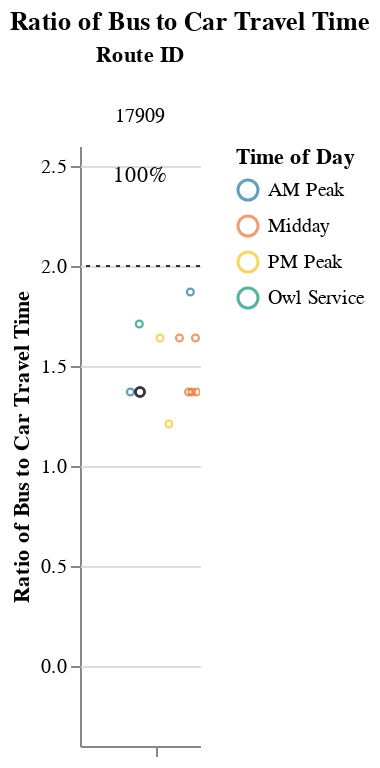
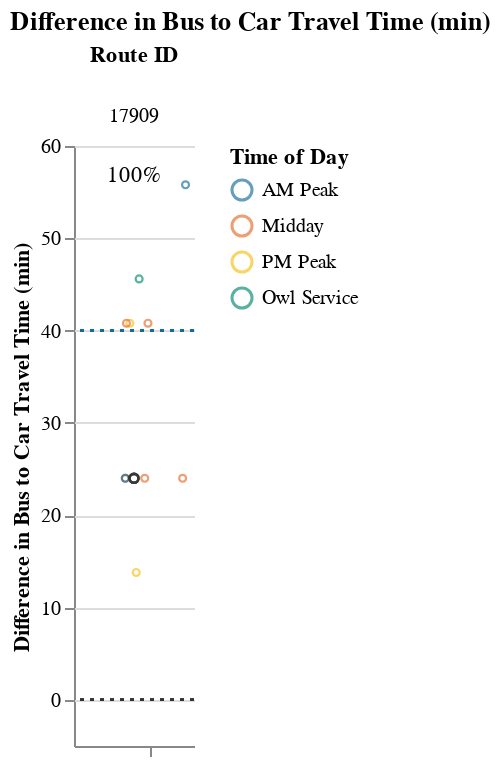

Write notebook code for charts like these, in order.
### Markdown cell above
### Long Routes (> 1.5 hrs)

### Code cell
route_group = "long"
try:
    subset_routes, mult, diff  = setup_charts(df, PCT_COMPETITIVE_THRESHOLD, route_group)
    if len(subset_routes) > 0:
        display(
            Markdown(
                f"{CAPTIONS_DICT[route_group]}"
                "Within each route group, routes are sorted in descending order "
                "by % competitive trips and # trips below the additional time cut-off."
            )
        )

        display(mult)
        display(diff)
except:
    print("No routes meet this criteria.")

### Figure 1 — Vega-Lite specification as saved in the notebook (floating-point values rounded to 4 significant figures)
{"config": {"view": {"continuousWidth": 400, "continuousHeight": 300, "stroke": null}, "facet": {"spacing": 0}}, "data": {"name": "data-99ca74da777260b6f9e23e506500b88d"}, "facet": {"column": {"field": "route_id", "sort": ["17909"], "title": "Route ID", "type": "nominal"}}, "spec": {"layer": [{"mark": {"type": "point", "opacity": 0.65, "size": 12, "strokeWidth": 1.1}, "encoding": {"color": {"field": "time_of_day", "scale": {"range": ["#136C97", "#E16B26", "#F6BF16", "#00896B", "#7790A3", "#5B559C"]}, "sort": ["AM Peak", "Midday", "PM Peak", "Owl Service"], "title": "Time of Day", "type": "nominal"}, "tooltip": [{"field": "route_id", "type": "nominal"}, {"field": "trip_id", "type": "nominal"}, {"field": "service_hours", "type": "quantitative"}, {"field": "car_duration_hours", "type": "quantitative"}, {"field": "bus_multiplier", "type": "quantitative"}, {"field": "bus_difference", "type": "quantitative"}, {"field": "num_trips", "type": "quantitative"}, {"field": "num_competitive", "type": "quantitative"}, {"field": "pct_trips_competitive", "type": "quantitative"}, {"field": "p25", "type": "quantitative"}, {"field": "p50", "type": "quantitative"}, {"field": "p75", "type": "quantitative"}], "x": {"axis": {"grid": false, "labels": false, "ticks": true, "values": [0]}, "field": "jitter", "scale": {}, "title": null, "type": "quantitative"}, "y": {"field": "bus_multiplier", "scale": {"domain": [-0.25, 2.5]}, "title": "Ratio of Bus to Car Travel Time", "type": "quantitative"}}, "selection": {"selector001": {"type": "interval", "bind": "scales", "encodings": ["x", "y"]}}, "transform": [{"calculate": "sqrt(-2*log(random()))*cos(2*PI*random())", "as": "jitter"}], "width": 60}, {"layer": [{"mark": {"type": "point", "opacity": 0.6, "size": 20, "strokeWidth": 1.3}, "encoding": {"color": {"value": "#323434"}, "y": {"field": "bus_multiplier", "type": "quantitative"}}, "transform": [{"filter": "(datum.p50_trip === 1)"}]}, {"mark": {"type": "rule", "strokeDash": [2, 3]}, "encoding": {"color": {"value": "#323434"}, "y": {"field": "cutoff", "type": "quantitative"}}}, {"mark": {"type": "text", "align": "center", "baseline": "middle"}, "encoding": {"color": {"value": "black"}, "text": {"field": "pct_trips_competitive", "format": ".0%", "type": "quantitative"}, "tooltip": [{"field": "route_id", "type": "nominal"}, {"field": "trip_id", "type": "nominal"}, {"field": "service_hours", "type": "quantitative"}, {"field": "car_duration_hours", "type": "quantitative"}, {"field": "bus_multiplier", "type": "quantitative"}, {"field": "bus_difference", "type": "quantitative"}, {"field": "num_trips", "type": "quantitative"}, {"field": "num_competitive", "type": "quantitative"}, {"field": "pct_trips_competitive", "type": "quantitative"}, {"field": "p25", "type": "quantitative"}, {"field": "p50", "type": "quantitative"}, {"field": "p75", "type": "quantitative"}], "x": {"value": 30}, "y": {"value": 15}}, "transform": [{"calculate": "sqrt(-2*log(random()))*cos(2*PI*random())", "as": "jitter"}, {"filter": "(datum.fastest_trip === 1)"}]}]}]}, "resolve": {"scale": {"y": "shared"}}, "title": "Ratio of Bus to Car Travel Time", "$schema": "https://vega.github.io/schema/vega-lite/v4.17.0.json", "datasets": {"data-99ca74da777260b6f9e23e506500b88d": [{"calitp_itp_id": 122, "trip_key": 8378563673706124481, "trip_id": "t_1310823_b_28693_tn_0", "shape_id": "p_914817", "route_id": "17909", "service_hours": 1.3, "trip_first_departure_ts": 68100, "trip_last_arrival_ts": 72780, "departure_hour": 18, "time_of_day": "PM Peak", "p25": 1.47, "p50": 1.61, "p75": 1.75, "p50_trip": 0, "fastest_trip": 1, "car_duration_hours": 1.07, "competitive_route": 1, "bus_multiplier": 1.21, "bus_difference": 13.8, "num_trips": 10, "num_competitive": 10, "pct_trips_competitive": 1.0, "bus_difference_spread": 42.0, "route_group": "long", "max_trip_hrs": 2.0, "max_trip_route_group": 2.0, "name": "Glenn County", "caltrans_district": "03 - Marysville", "drmt_organization_name": null, "cutoff2": 40, "cutoff": 2}, {"calitp_itp_id": 122, "trip_key": -690447106441252526, "trip_id": "t_1310822_b_28693_tn_0", "shape_id": "p_908499", "route_id": "17909", "service_hours": 1.47, "trip_first_departure_ts": 53700, "trip_last_arrival_ts": 58980, "departure_hour": 14, "time_of_day": "Midday", "p25": 1.47, "p50": 1.61, "p75": 1.75, "p50_trip": 1, "fastest_trip": 0, "car_duration_hours": 1.07, "competitive_route": 1, "bus_multiplier": 1.37, "bus_difference": 24.0, "num_trips": 10, "num_competitive": 10, "pct_trips_competitive": 1.0, "bus_difference_spread": 42.0, "route_group": "long", "max_trip_hrs": 2.0, "max_trip_route_group": 2.0, "name": "Glenn County", "caltrans_district": "03 - Marysville", "drmt_organization_name": null, "cutoff2": 40, "cutoff": 2}, {"calitp_itp_id": 122, "trip_key": 5299167220825219276, "trip_id": "t_1310820_b_28693_tn_0", "shape_id": "p_908499", "route_id": "17909", "service_hours": 1.47, "trip_first_departure_ts": 39300, "trip_last_arrival_ts": 44580, "departure_hour": 10, "time_of_day": "Midday", "p25": 1.47, "p50": 1.61, "p75": 1.75, "p50_trip": 1, "fastest_trip": 0, "car_duration_hours": 1.07, "competitive_route": 1, "bus_multiplier": 1.37, "bus_difference": 24.0, "num_trips": 10, "num_competitive": 10, "pct_trips_competitive": 1.0, "bus_difference_spread": 42.0, "route_group": "long", "max_trip_hrs": 2.0, "max_trip_route_group": 2.0, "name": "Glenn County", "caltrans_district": "03 - Marysville", "drmt_organization_name": null, "cutoff2": 40, "cutoff": 2}, {"calitp_itp_id": 122, "trip_key": -5696962348709086948, "trip_id": "t_2008414_b_28693_tn_0", "shape_id": "p_908499", "route_id": "17909", "service_hours": 1.47, "trip_first_departure_ts": 30300, "trip_last_arrival_ts": 35580, "departure_hour": 8, "time_of_day": "AM Peak", "p25": 1.47, "p50": 1.61, "p75": 1.75, "p50_trip": 1, "fastest_trip": 0, "car_duration_hours": 1.07, "competitive_route": 1, "bus_multiplier": 1.37, "bus_difference": 24.0, "num_trips": 10, "num_competitive": 10, "pct_trips_competitive": 1.0, "bus_difference_spread": 42.0, "route_group": "long", "max_trip_hrs": 2.0, "max_trip_route_group": 2.0, "name": "Glenn County", "caltrans_district": "03 - Marysville", "drmt_organization_name": null, "cutoff2": 40, "cutoff": 2}, {"calitp_itp_id": 122, "trip_key": 7436805990604491356, "trip_id": "t_1310821_b_28693_tn_0", "shape_id": "p_908499", "route_id": "17909", "service_hours": 1.47, "trip_first_departure_ts": 46500, "trip_last_arrival_ts": 51780, "departure_hour": 12, "time_of_day": "Midday", "p25": 1.47, "p50": 1.61, "p75": 1.75, "p50_trip": 1, "fastest_trip": 0, "car_duration_hours": 1.07, "competitive_route": 1, "bus_multiplier": 1.37, "bus_difference": 24.0, "num_trips": 10, "num_competitive": 10, "pct_trips_competitive": 1.0, "bus_difference_spread": 42.0, "route_group": "long", "max_trip_hrs": 2.0, "max_trip_route_group": 2.0, "name": "Glenn County", "caltrans_district": "03 - Marysville", "drmt_organization_name": null, "cutoff2": 40, "cutoff": 2}, {"calitp_itp_id": 122, "trip_key": -3226911145340985739, "trip_id": "t_1310819_b_28693_tn_0", "shape_id": "p_908510", "route_id": "17909", "service_hours": 1.75, "trip_first_departure_ts": 61200, "trip_last_arrival_ts": 67500, "departure_hour": 17, "time_of_day": "PM Peak", "p25": 1.47, "p50": 1.61, "p75": 1.75, "p50_trip": 0, "fastest_trip": 0, "car_duration_hours": 1.07, "competitive_route": 1, "bus_multiplier": 1.64, "bus_difference": 40.8, "num_trips": 10, "num_competitive": 10, "pct_trips_competitive": 1.0, "bus_difference_spread": 42.0, "route_group": "long", "max_trip_hrs": 2.0, "max_trip_route_group": 2.0, "name": "Glenn County", "caltrans_district": "03 - Marysville", "drmt_organization_name": null, "cutoff2": 40, "cutoff": 2}, {"calitp_itp_id": 122, "trip_key": -8238464466832489049, "trip_id": "t_1310818_b_28693_tn_0", "shape_id": "p_908498", "route_id": "17909", "service_hours": 1.75, "trip_first_departure_ts": 46800, "trip_last_arrival_ts": 53100, "departure_hour": 13, "time_of_day": "Midday", "p25": 1.47, "p50": 1.61, "p75": 1.75, "p50_trip": 0, "fastest_trip": 0, "car_duration_hours": 1.07, "competitive_route": 1, "bus_multiplier": 1.64, "bus_difference": 40.8, "num_trips": 10, "num_competitive": 10, "pct_trips_competitive": 1.0, "bus_difference_spread": 42.0, "route_group": "long", "max_trip_hrs": 2.0, "max_trip_route_group": 2.0, "name": "Glenn County", "caltrans_district": "03 - Marysville", "drmt_organization_name": null, "cutoff2": 40, "cutoff": 2}, {"calitp_itp_id": 122, "trip_key": -2400039725519935362, "trip_id": "t_1310817_b_28693_tn_0", "shape_id": "p_908498", "route_id": "17909", "service_hours": 1.75, "trip_first_departure_ts": 39600, "trip_last_arrival_ts": 45900, "departure_hour": 11, "time_of_day": "Midday", "p25": 1.47, "p50": 1.61, "p75": 1.75, "p50_trip": 0, "fastest_trip": 0, "car_duration_hours": 1.07, "competitive_route": 1, "bus_multiplier": 1.64, "bus_difference": 40.8, "num_trips": 10, "num_competitive": 10, "pct_trips_competitive": 1.0, "bus_difference_spread": 42.0, "route_group": "long", "max_trip_hrs": 2.0, "max_trip_route_group": 2.0, "name": "Glenn County", "caltrans_district": "03 - Marysville", "drmt_organization_name": null, "cutoff2": 40, "cutoff": 2}, {"calitp_itp_id": 122, "trip_key": -7650121137326938460, "trip_id": "t_1310816_b_28693_tn_0", "shape_id": "p_908498", "route_id": "17909", "service_hours": 1.83, "trip_first_departure_ts": 23400, "trip_last_arrival_ts": 30000, "departure_hour": 6, "time_of_day": "Owl Service", "p25": 1.47, "p50": 1.61, "p75": 1.75, "p50_trip": 0, "fastest_trip": 0, "car_duration_hours": 1.07, "competitive_route": 1, "bus_multiplier": 1.71, "bus_difference": 45.6, "num_trips": 10, "num_competitive": 10, "pct_trips_competitive": 1.0, "bus_difference_spread": 42.0, "route_group": "long", "max_trip_hrs": 2.0, "max_trip_route_group": 2.0, "name": "Glenn County", "caltrans_district": "03 - Marysville", "drmt_organization_name": null, "cutoff2": 40, "cutoff": 2}, {"calitp_itp_id": 122, "trip_key": 455423304295255853, "trip_id": "t_2008413_b_28693_tn_0", "shape_id": "p_908498", "route_id": "17909", "service_hours": 2.0, "trip_first_departure_ts": 31500, "trip_last_arrival_ts": 38700, "departure_hour": 8, "time_of_day": "AM Peak", "p25": 1.47, "p50": 1.61, "p75": 1.75, "p50_trip": 0, "fastest_trip": 0, "car_duration_hours": 1.07, "competitive_route": 1, "bus_multiplier": 1.87, "bus_difference": 55.8, "num_trips": 10, "num_competitive": 10, "pct_trips_competitive": 1.0, "bus_difference_spread": 42.0, "route_group": "long", "max_trip_hrs": 2.0, "max_trip_route_group": 2.0, "name": "Glenn County", "caltrans_district": "03 - Marysville", "drmt_organization_name": null, "cutoff2": 40, "cutoff": 2}]}}

### Figure 2 — Vega-Lite specification as saved in the notebook (floating-point values rounded to 4 significant figures)
{"config": {"view": {"continuousWidth": 400, "continuousHeight": 300, "stroke": null}, "facet": {"spacing": 0}}, "data": {"name": "data-72abdcb1d3c00cd5a6e68385b3d01554"}, "facet": {"column": {"field": "route_id", "sort": ["17909"], "title": "Route ID", "type": "nominal"}}, "spec": {"layer": [{"mark": {"type": "point", "opacity": 0.65, "size": 12, "strokeWidth": 1.1}, "encoding": {"color": {"field": "time_of_day", "scale": {"range": ["#136C97", "#E16B26", "#F6BF16", "#00896B", "#7790A3", "#5B559C"]}, "sort": ["AM Peak", "Midday", "PM Peak", "Owl Service"], "title": "Time of Day", "type": "nominal"}, "tooltip": [{"field": "route_id", "type": "nominal"}, {"field": "trip_id", "type": "nominal"}, {"field": "service_hours", "type": "quantitative"}, {"field": "car_duration_hours", "type": "quantitative"}, {"field": "bus_multiplier", "type": "quantitative"}, {"field": "bus_difference", "type": "quantitative"}, {"field": "num_trips", "type": "quantitative"}, {"field": "num_competitive", "type": "quantitative"}, {"field": "pct_trips_competitive", "type": "quantitative"}, {"field": "p25", "type": "quantitative"}, {"field": "p50", "type": "quantitative"}, {"field": "p75", "type": "quantitative"}], "x": {"axis": {"grid": false, "labels": false, "ticks": true, "values": [0]}, "field": "jitter", "scale": {}, "title": null, "type": "quantitative"}, "y": {"field": "bus_difference", "scale": {"domain": [-5, 55.8]}, "title": "Difference in Bus to Car Travel Time (min)", "type": "quantitative"}}, "selection": {"selector002": {"type": "interval", "bind": "scales", "encodings": ["x", "y"]}}, "transform": [{"calculate": "sqrt(-2*log(random()))*cos(2*PI*random())", "as": "jitter"}], "width": 60}, {"layer": [{"mark": {"type": "point", "opacity": 0.6, "size": 20, "strokeWidth": 1.3}, "encoding": {"color": {"value": "#323434"}, "y": {"field": "bus_difference", "type": "quantitative"}}, "transform": [{"filter": "(datum.p50_trip === 1)"}]}, {"mark": {"type": "rule", "strokeDash": [2, 3]}, "encoding": {"color": {"value": "#323434"}, "y": {"field": "cutoff", "type": "quantitative"}}}, {"mark": {"type": "rule", "strokeDash": [2, 3]}, "encoding": {"color": {"value": "#136C97"}, "y": {"field": "cutoff2", "type": "quantitative"}}}, {"mark": {"type": "text", "align": "center", "baseline": "middle"}, "encoding": {"color": {"value": "black"}, "text": {"field": "pct_trips_competitive", "format": ".0%", "type": "quantitative"}, "tooltip": [{"field": "route_id", "type": "nominal"}, {"field": "trip_id", "type": "nominal"}, {"field": "service_hours", "type": "quantitative"}, {"field": "car_duration_hours", "type": "quantitative"}, {"field": "bus_multiplier", "type": "quantitative"}, {"field": "bus_difference", "type": "quantitative"}, {"field": "num_trips", "type": "quantitative"}, {"field": "num_competitive", "type": "quantitative"}, {"field": "pct_trips_competitive", "type": "quantitative"}, {"field": "p25", "type": "quantitative"}, {"field": "p50", "type": "quantitative"}, {"field": "p75", "type": "quantitative"}], "x": {"value": 30}, "y": {"value": 15}}, "transform": [{"calculate": "sqrt(-2*log(random()))*cos(2*PI*random())", "as": "jitter"}, {"filter": "(datum.fastest_trip === 1)"}]}]}]}, "resolve": {"scale": {"y": "shared"}}, "title": "Difference in Bus to Car Travel Time (min)", "$schema": "https://vega.github.io/schema/vega-lite/v4.17.0.json", "datasets": {"data-72abdcb1d3c00cd5a6e68385b3d01554": [{"calitp_itp_id": 122, "trip_key": 8378563673706124481, "trip_id": "t_1310823_b_28693_tn_0", "shape_id": "p_914817", "route_id": "17909", "service_hours": 1.3, "trip_first_departure_ts": 68100, "trip_last_arrival_ts": 72780, "departure_hour": 18, "time_of_day": "PM Peak", "p25": 1.47, "p50": 1.61, "p75": 1.75, "p50_trip": 0, "fastest_trip": 1, "car_duration_hours": 1.07, "competitive_route": 1, "bus_multiplier": 1.21, "bus_difference": 13.8, "num_trips": 10, "num_competitive": 10, "pct_trips_competitive": 1.0, "bus_difference_spread": 42.0, "route_group": "long", "max_trip_hrs": 2.0, "max_trip_route_group": 2.0, "name": "Glenn County", "caltrans_district": "03 - Marysville", "drmt_organization_name": null, "cutoff2": 40, "cutoff": 0}, {"calitp_itp_id": 122, "trip_key": -690447106441252526, "trip_id": "t_1310822_b_28693_tn_0", "shape_id": "p_908499", "route_id": "17909", "service_hours": 1.47, "trip_first_departure_ts": 53700, "trip_last_arrival_ts": 58980, "departure_hour": 14, "time_of_day": "Midday", "p25": 1.47, "p50": 1.61, "p75": 1.75, "p50_trip": 1, "fastest_trip": 0, "car_duration_hours": 1.07, "competitive_route": 1, "bus_multiplier": 1.37, "bus_difference": 24.0, "num_trips": 10, "num_competitive": 10, "pct_trips_competitive": 1.0, "bus_difference_spread": 42.0, "route_group": "long", "max_trip_hrs": 2.0, "max_trip_route_group": 2.0, "name": "Glenn County", "caltrans_district": "03 - Marysville", "drmt_organization_name": null, "cutoff2": 40, "cutoff": 0}, {"calitp_itp_id": 122, "trip_key": 5299167220825219276, "trip_id": "t_1310820_b_28693_tn_0", "shape_id": "p_908499", "route_id": "17909", "service_hours": 1.47, "trip_first_departure_ts": 39300, "trip_last_arrival_ts": 44580, "departure_hour": 10, "time_of_day": "Midday", "p25": 1.47, "p50": 1.61, "p75": 1.75, "p50_trip": 1, "fastest_trip": 0, "car_duration_hours": 1.07, "competitive_route": 1, "bus_multiplier": 1.37, "bus_difference": 24.0, "num_trips": 10, "num_competitive": 10, "pct_trips_competitive": 1.0, "bus_difference_spread": 42.0, "route_group": "long", "max_trip_hrs": 2.0, "max_trip_route_group": 2.0, "name": "Glenn County", "caltrans_district": "03 - Marysville", "drmt_organization_name": null, "cutoff2": 40, "cutoff": 0}, {"calitp_itp_id": 122, "trip_key": -5696962348709086948, "trip_id": "t_2008414_b_28693_tn_0", "shape_id": "p_908499", "route_id": "17909", "service_hours": 1.47, "trip_first_departure_ts": 30300, "trip_last_arrival_ts": 35580, "departure_hour": 8, "time_of_day": "AM Peak", "p25": 1.47, "p50": 1.61, "p75": 1.75, "p50_trip": 1, "fastest_trip": 0, "car_duration_hours": 1.07, "competitive_route": 1, "bus_multiplier": 1.37, "bus_difference": 24.0, "num_trips": 10, "num_competitive": 10, "pct_trips_competitive": 1.0, "bus_difference_spread": 42.0, "route_group": "long", "max_trip_hrs": 2.0, "max_trip_route_group": 2.0, "name": "Glenn County", "caltrans_district": "03 - Marysville", "drmt_organization_name": null, "cutoff2": 40, "cutoff": 0}, {"calitp_itp_id": 122, "trip_key": 7436805990604491356, "trip_id": "t_1310821_b_28693_tn_0", "shape_id": "p_908499", "route_id": "17909", "service_hours": 1.47, "trip_first_departure_ts": 46500, "trip_last_arrival_ts": 51780, "departure_hour": 12, "time_of_day": "Midday", "p25": 1.47, "p50": 1.61, "p75": 1.75, "p50_trip": 1, "fastest_trip": 0, "car_duration_hours": 1.07, "competitive_route": 1, "bus_multiplier": 1.37, "bus_difference": 24.0, "num_trips": 10, "num_competitive": 10, "pct_trips_competitive": 1.0, "bus_difference_spread": 42.0, "route_group": "long", "max_trip_hrs": 2.0, "max_trip_route_group": 2.0, "name": "Glenn County", "caltrans_district": "03 - Marysville", "drmt_organization_name": null, "cutoff2": 40, "cutoff": 0}, {"calitp_itp_id": 122, "trip_key": -3226911145340985739, "trip_id": "t_1310819_b_28693_tn_0", "shape_id": "p_908510", "route_id": "17909", "service_hours": 1.75, "trip_first_departure_ts": 61200, "trip_last_arrival_ts": 67500, "departure_hour": 17, "time_of_day": "PM Peak", "p25": 1.47, "p50": 1.61, "p75": 1.75, "p50_trip": 0, "fastest_trip": 0, "car_duration_hours": 1.07, "competitive_route": 1, "bus_multiplier": 1.64, "bus_difference": 40.8, "num_trips": 10, "num_competitive": 10, "pct_trips_competitive": 1.0, "bus_difference_spread": 42.0, "route_group": "long", "max_trip_hrs": 2.0, "max_trip_route_group": 2.0, "name": "Glenn County", "caltrans_district": "03 - Marysville", "drmt_organization_name": null, "cutoff2": 40, "cutoff": 0}, {"calitp_itp_id": 122, "trip_key": -8238464466832489049, "trip_id": "t_1310818_b_28693_tn_0", "shape_id": "p_908498", "route_id": "17909", "service_hours": 1.75, "trip_first_departure_ts": 46800, "trip_last_arrival_ts": 53100, "departure_hour": 13, "time_of_day": "Midday", "p25": 1.47, "p50": 1.61, "p75": 1.75, "p50_trip": 0, "fastest_trip": 0, "car_duration_hours": 1.07, "competitive_route": 1, "bus_multiplier": 1.64, "bus_difference": 40.8, "num_trips": 10, "num_competitive": 10, "pct_trips_competitive": 1.0, "bus_difference_spread": 42.0, "route_group": "long", "max_trip_hrs": 2.0, "max_trip_route_group": 2.0, "name": "Glenn County", "caltrans_district": "03 - Marysville", "drmt_organization_name": null, "cutoff2": 40, "cutoff": 0}, {"calitp_itp_id": 122, "trip_key": -2400039725519935362, "trip_id": "t_1310817_b_28693_tn_0", "shape_id": "p_908498", "route_id": "17909", "service_hours": 1.75, "trip_first_departure_ts": 39600, "trip_last_arrival_ts": 45900, "departure_hour": 11, "time_of_day": "Midday", "p25": 1.47, "p50": 1.61, "p75": 1.75, "p50_trip": 0, "fastest_trip": 0, "car_duration_hours": 1.07, "competitive_route": 1, "bus_multiplier": 1.64, "bus_difference": 40.8, "num_trips": 10, "num_competitive": 10, "pct_trips_competitive": 1.0, "bus_difference_spread": 42.0, "route_group": "long", "max_trip_hrs": 2.0, "max_trip_route_group": 2.0, "name": "Glenn County", "caltrans_district": "03 - Marysville", "drmt_organization_name": null, "cutoff2": 40, "cutoff": 0}, {"calitp_itp_id": 122, "trip_key": -7650121137326938460, "trip_id": "t_1310816_b_28693_tn_0", "shape_id": "p_908498", "route_id": "17909", "service_hours": 1.83, "trip_first_departure_ts": 23400, "trip_last_arrival_ts": 30000, "departure_hour": 6, "time_of_day": "Owl Service", "p25": 1.47, "p50": 1.61, "p75": 1.75, "p50_trip": 0, "fastest_trip": 0, "car_duration_hours": 1.07, "competitive_route": 1, "bus_multiplier": 1.71, "bus_difference": 45.6, "num_trips": 10, "num_competitive": 10, "pct_trips_competitive": 1.0, "bus_difference_spread": 42.0, "route_group": "long", "max_trip_hrs": 2.0, "max_trip_route_group": 2.0, "name": "Glenn County", "caltrans_district": "03 - Marysville", "drmt_organization_name": null, "cutoff2": 40, "cutoff": 0}, {"calitp_itp_id": 122, "trip_key": 455423304295255853, "trip_id": "t_2008413_b_28693_tn_0", "shape_id": "p_908498", "route_id": "17909", "service_hours": 2.0, "trip_first_departure_ts": 31500, "trip_last_arrival_ts": 38700, "departure_hour": 8, "time_of_day": "AM Peak", "p25": 1.47, "p50": 1.61, "p75": 1.75, "p50_trip": 0, "fastest_trip": 0, "car_duration_hours": 1.07, "competitive_route": 1, "bus_multiplier": 1.87, "bus_difference": 55.8, "num_trips": 10, "num_competitive": 10, "pct_trips_competitive": 1.0, "bus_difference_spread": 42.0, "route_group": "long", "max_trip_hrs": 2.0, "max_trip_route_group": 2.0, "name": "Glenn County", "caltrans_district": "03 - Marysville", "drmt_organization_name": null, "cutoff2": 40, "cutoff": 0}]}}
